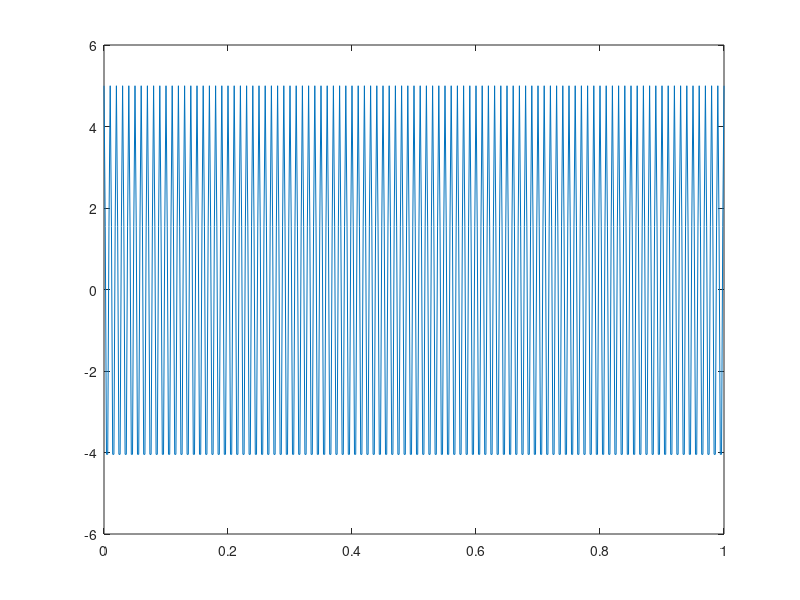

Write MATLAB code to recreate this figure. (Note: this script raises an error after producing the figure.)
clc
clear all
close all
fs=500;
t=0:1/fs:1;
L=500;
y=5*cos(2*pi*100*t);
h=rectwin(L);
plot(t,y)
a=psd(y,L,fs,h);
f=0:L/2;
figure
plot(f,a)